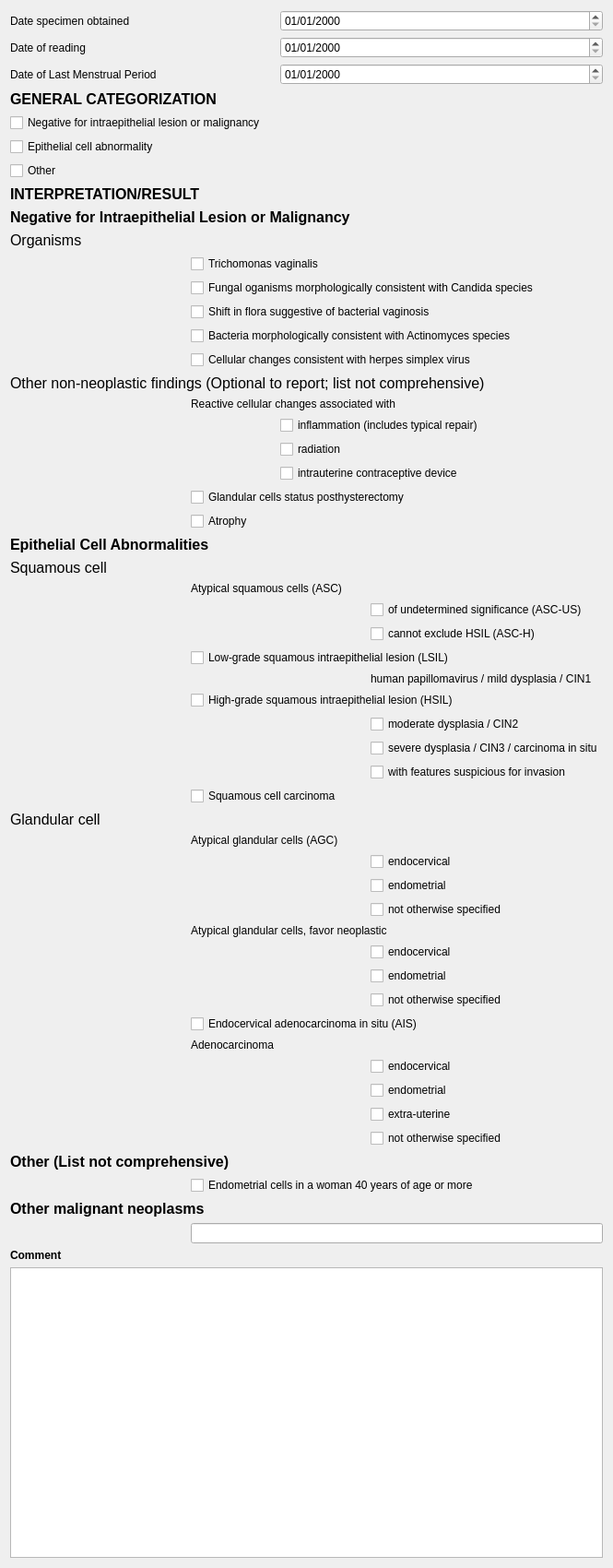
<?xml version="1.0" encoding="UTF-8"?>
<ui version="4.0">
 <class>Form</class>
 <widget class="QWidget" name="Form">
  <property name="geometry">
   <rect>
    <x>0</x>
    <y>0</y>
    <width>665</width>
    <height>1700</height>
   </rect>
  </property>
  <property name="windowTitle">
   <string>Form</string>
  </property>
  <layout class="QGridLayout" name="gridLayout">
   <item row="0" column="0" colspan="2">
    <widget class="QLabel" name="dateSpecimenLabel">
     <property name="text">
      <string>Date specimen obtained</string>
     </property>
    </widget>
   </item>
   <item row="0" column="3" colspan="2">
    <widget class="QDateEdit" name="specimenDateEdit">
     <property name="displayFormat">
      <string>dd/MM/yyyy</string>
     </property>
    </widget>
   </item>
   <item row="1" column="0" colspan="2">
    <widget class="QLabel" name="dateReadingLabel">
     <property name="text">
      <string>Date of reading</string>
     </property>
    </widget>
   </item>
   <item row="1" column="3" colspan="2">
    <widget class="QDateEdit" name="readingDateEdit">
     <property name="displayFormat">
      <string>dd/MM/yyyy</string>
     </property>
    </widget>
   </item>
   <item row="2" column="0" colspan="3">
    <widget class="QLabel" name="dateLmpLabel">
     <property name="text">
      <string>Date of Last Menstrual Period</string>
     </property>
    </widget>
   </item>
   <item row="2" column="3" colspan="2">
    <widget class="QDateEdit" name="lmpDateEdit">
     <property name="displayFormat">
      <string>dd/MM/yyyy</string>
     </property>
    </widget>
   </item>
   <item row="3" column="0" colspan="3">
    <widget class="QLabel" name="generalCategorizationLabel">
     <property name="font">
      <font>
       <pointsize>12</pointsize>
       <weight>75</weight>
       <bold>true</bold>
      </font>
     </property>
     <property name="text">
      <string>GENERAL CATEGORIZATION</string>
     </property>
    </widget>
   </item>
   <item row="4" column="0" colspan="4">
    <widget class="QCheckBox" name="negativeIntraepithelialLesionMalignancyCheckBox">
     <property name="text">
      <string>Negative for intraepithelial lesion or malignancy</string>
     </property>
    </widget>
   </item>
   <item row="5" column="0" colspan="3">
    <widget class="QCheckBox" name="epithelialCellAbnormalityCheckBox">
     <property name="text">
      <string>Epithelial cell abnormality</string>
     </property>
    </widget>
   </item>
   <item row="6" column="0">
    <widget class="QCheckBox" name="generalCategorizationOtherCheckBox">
     <property name="text">
      <string>Other</string>
     </property>
    </widget>
   </item>
   <item row="7" column="0" colspan="3">
    <widget class="QLabel" name="interpretationLabel">
     <property name="font">
      <font>
       <pointsize>12</pointsize>
       <weight>75</weight>
       <bold>true</bold>
      </font>
     </property>
     <property name="text">
      <string>INTERPRETATION/RESULT</string>
     </property>
    </widget>
   </item>
   <item row="8" column="0" colspan="5">
    <widget class="QLabel" name="negativeIntraepithelialLesionMalignancyLabel">
     <property name="font">
      <font>
       <pointsize>12</pointsize>
       <weight>75</weight>
       <bold>true</bold>
      </font>
     </property>
     <property name="text">
      <string>Negative for Intraepithelial Lesion or Malignancy</string>
     </property>
    </widget>
   </item>
   <item row="9" column="0">
    <widget class="QLabel" name="organismsLabel">
     <property name="font">
      <font>
       <pointsize>12</pointsize>
      </font>
     </property>
     <property name="text">
      <string>Organisms</string>
     </property>
    </widget>
   </item>
   <item row="10" column="2" colspan="2">
    <widget class="QCheckBox" name="trichomonasVaginalisCheckBox">
     <property name="text">
      <string>Trichomonas vaginalis</string>
     </property>
    </widget>
   </item>
   <item row="11" column="2" colspan="3">
    <widget class="QCheckBox" name="candidaCheckBox">
     <property name="text">
      <string>Fungal oganisms morphologically consistent with Candida species</string>
     </property>
    </widget>
   </item>
   <item row="12" column="2" colspan="3">
    <widget class="QCheckBox" name="vaginosisCheckBox">
     <property name="text">
      <string>Shift in flora suggestive of bacterial vaginosis</string>
     </property>
    </widget>
   </item>
   <item row="13" column="2" colspan="3">
    <widget class="QCheckBox" name="actinomycesCheckBox">
     <property name="text">
      <string>Bacteria morphologically consistent with Actinomyces species</string>
     </property>
    </widget>
   </item>
   <item row="14" column="2" colspan="3">
    <widget class="QCheckBox" name="hsvCheckBox">
     <property name="text">
      <string>Cellular changes consistent with herpes simplex virus</string>
     </property>
    </widget>
   </item>
   <item row="15" column="0" colspan="5">
    <widget class="QLabel" name="otherNonNeoplasticFindingsLabel">
     <property name="font">
      <font>
       <pointsize>12</pointsize>
      </font>
     </property>
     <property name="text">
      <string>Other non-neoplastic findings (Optional to report; list not comprehensive)</string>
     </property>
    </widget>
   </item>
   <item row="16" column="2" colspan="3">
    <widget class="QLabel" name="reactiveCellularChangesLabel">
     <property name="text">
      <string>Reactive cellular changes associated with</string>
     </property>
    </widget>
   </item>
   <item row="17" column="3" colspan="2">
    <widget class="QCheckBox" name="inflammationCheckBox">
     <property name="text">
      <string>inflammation (includes typical repair)</string>
     </property>
    </widget>
   </item>
   <item row="18" column="3">
    <widget class="QCheckBox" name="radiationCheckBox">
     <property name="text">
      <string>radiation</string>
     </property>
    </widget>
   </item>
   <item row="19" column="3" colspan="2">
    <widget class="QCheckBox" name="IudCheckBox">
     <property name="text">
      <string>intrauterine contraceptive device</string>
     </property>
    </widget>
   </item>
   <item row="20" column="2" colspan="3">
    <widget class="QCheckBox" name="posthysterectomyCheckBox">
     <property name="text">
      <string>Glandular cells status posthysterectomy</string>
     </property>
    </widget>
   </item>
   <item row="21" column="2">
    <widget class="QCheckBox" name="atrophyCheckBox">
     <property name="text">
      <string>Atrophy</string>
     </property>
    </widget>
   </item>
   <item row="22" column="0" colspan="3">
    <widget class="QLabel" name="epithelialCellAbnormalitiesLabel">
     <property name="font">
      <font>
       <pointsize>12</pointsize>
       <weight>75</weight>
       <bold>true</bold>
      </font>
     </property>
     <property name="text">
      <string>Epithelial Cell Abnormalities</string>
     </property>
    </widget>
   </item>
   <item row="23" column="0" colspan="2">
    <widget class="QLabel" name="squamousCellLabel">
     <property name="font">
      <font>
       <pointsize>12</pointsize>
      </font>
     </property>
     <property name="text">
      <string>Squamous cell</string>
     </property>
    </widget>
   </item>
   <item row="24" column="2" colspan="3">
    <widget class="QLabel" name="ascLabel">
     <property name="text">
      <string>Atypical squamous cells (ASC)</string>
     </property>
    </widget>
   </item>
   <item row="25" column="4">
    <widget class="QCheckBox" name="ascUsCheckBox">
     <property name="text">
      <string>of undetermined significance (ASC-US)</string>
     </property>
    </widget>
   </item>
   <item row="26" column="4">
    <widget class="QCheckBox" name="ascHCheckBox">
     <property name="text">
      <string>cannot exclude HSIL (ASC-H)</string>
     </property>
    </widget>
   </item>
   <item row="27" column="2" colspan="3">
    <widget class="QCheckBox" name="lsilCheckBox">
     <property name="text">
      <string>Low-grade squamous intraepithelial lesion (LSIL)</string>
     </property>
    </widget>
   </item>
   <item row="28" column="1">
    <widget class="QLabel" name="label_13">
     <property name="text">
      <string/>
     </property>
    </widget>
   </item>
   <item row="28" column="4">
    <widget class="QLabel" name="hpvMildCin1Label">
     <property name="text">
      <string>human papillomavirus / mild dysplasia / CIN1</string>
     </property>
    </widget>
   </item>
   <item row="29" column="2" colspan="3">
    <widget class="QCheckBox" name="hsilCheckBox">
     <property name="text">
      <string>High-grade squamous intraepithelial lesion (HSIL)</string>
     </property>
    </widget>
   </item>
   <item row="30" column="4">
    <widget class="QCheckBox" name="cin2CheckBox">
     <property name="text">
      <string>moderate dysplasia / CIN2</string>
     </property>
    </widget>
   </item>
   <item row="31" column="4">
    <widget class="QCheckBox" name="cin3CheckBox">
     <property name="text">
      <string>severe dysplasia / CIN3 / carcinoma in situ</string>
     </property>
    </widget>
   </item>
   <item row="32" column="4">
    <widget class="QCheckBox" name="invasionCheckBox">
     <property name="text">
      <string>with features suspicious for invasion</string>
     </property>
    </widget>
   </item>
   <item row="33" column="2" colspan="3">
    <widget class="QCheckBox" name="squamousCellCarcinomaCheckBox">
     <property name="text">
      <string>Squamous cell carcinoma</string>
     </property>
    </widget>
   </item>
   <item row="34" column="0" colspan="2">
    <widget class="QLabel" name="glandularCellLabel">
     <property name="font">
      <font>
       <pointsize>12</pointsize>
      </font>
     </property>
     <property name="text">
      <string>Glandular cell</string>
     </property>
    </widget>
   </item>
   <item row="35" column="2" colspan="3">
    <widget class="QLabel" name="atypicalGlandularCellLabel">
     <property name="text">
      <string>Atypical glandular cells (AGC)</string>
     </property>
    </widget>
   </item>
   <item row="36" column="4">
    <widget class="QCheckBox" name="agcEndocervicalCheckBox">
     <property name="text">
      <string>endocervical</string>
     </property>
    </widget>
   </item>
   <item row="37" column="4">
    <widget class="QCheckBox" name="agcEndometrialCheckBox">
     <property name="text">
      <string>endometrial</string>
     </property>
    </widget>
   </item>
   <item row="38" column="4">
    <widget class="QCheckBox" name="agcNosCheckBox">
     <property name="text">
      <string>not otherwise specified</string>
     </property>
    </widget>
   </item>
   <item row="39" column="2" colspan="3">
    <widget class="QLabel" name="atypicalGlandularCellFavorNeoplasticLabel">
     <property name="text">
      <string>Atypical glandular cells, favor neoplastic</string>
     </property>
    </widget>
   </item>
   <item row="40" column="4">
    <widget class="QCheckBox" name="agcNeoEndocervicalCheckBox">
     <property name="text">
      <string>endocervical</string>
     </property>
    </widget>
   </item>
   <item row="41" column="4">
    <widget class="QCheckBox" name="agcNeoEndometrialCheckBox">
     <property name="text">
      <string>endometrial</string>
     </property>
    </widget>
   </item>
   <item row="42" column="4">
    <widget class="QCheckBox" name="agcNeoNosCheckBox">
     <property name="text">
      <string>not otherwise specified</string>
     </property>
    </widget>
   </item>
   <item row="43" column="2" colspan="3">
    <widget class="QCheckBox" name="aisCheckBox">
     <property name="text">
      <string>Endocervical adenocarcinoma in situ (AIS)</string>
     </property>
    </widget>
   </item>
   <item row="44" column="2" colspan="2">
    <widget class="QLabel" name="adenocarcinomaLabel">
     <property name="text">
      <string>Adenocarcinoma</string>
     </property>
    </widget>
   </item>
   <item row="45" column="4">
    <widget class="QCheckBox" name="adenocarcinomaEndocervicalCheckBox">
     <property name="text">
      <string>endocervical</string>
     </property>
    </widget>
   </item>
   <item row="46" column="4">
    <widget class="QCheckBox" name="adenocarcinomaEndometrialCheckBox">
     <property name="text">
      <string>endometrial</string>
     </property>
    </widget>
   </item>
   <item row="47" column="4">
    <widget class="QCheckBox" name="adenocarcinomaExtraUterineCheckBox">
     <property name="text">
      <string>extra-uterine</string>
     </property>
    </widget>
   </item>
   <item row="48" column="4">
    <widget class="QCheckBox" name="adenocarcinomaNosCheckBox">
     <property name="text">
      <string>not otherwise specified</string>
     </property>
    </widget>
   </item>
   <item row="49" column="0" colspan="4">
    <widget class="QLabel" name="otherLabel">
     <property name="font">
      <font>
       <pointsize>12</pointsize>
       <weight>75</weight>
       <bold>true</bold>
      </font>
     </property>
     <property name="text">
      <string>Other (List not comprehensive)</string>
     </property>
    </widget>
   </item>
   <item row="50" column="2" colspan="3">
    <widget class="QCheckBox" name="endometrialCellAge40CheckBox">
     <property name="text">
      <string>Endometrial cells in a woman 40 years of age or more</string>
     </property>
    </widget>
   </item>
   <item row="51" column="0" colspan="3">
    <widget class="QLabel" name="otherMalignantNeoplasmsLabel">
     <property name="font">
      <font>
       <pointsize>12</pointsize>
       <weight>75</weight>
       <bold>true</bold>
      </font>
     </property>
     <property name="text">
      <string>Other malignant neoplasms</string>
     </property>
    </widget>
   </item>
   <item row="53" column="0" colspan="2">
    <widget class="QLabel" name="commentLabel">
     <property name="font">
      <font>
       <weight>75</weight>
       <bold>true</bold>
      </font>
     </property>
     <property name="text">
      <string>Comment</string>
     </property>
    </widget>
   </item>
   <item row="54" column="0" colspan="5">
    <widget class="QTextEdit" name="commentTextEdit"/>
   </item>
   <item row="52" column="2" colspan="3">
    <widget class="QLineEdit" name="otherMalignantNeoplasmsLineEdit"/>
   </item>
  </layout>
 </widget>
 <resources/>
 <connections/>
</ui>
